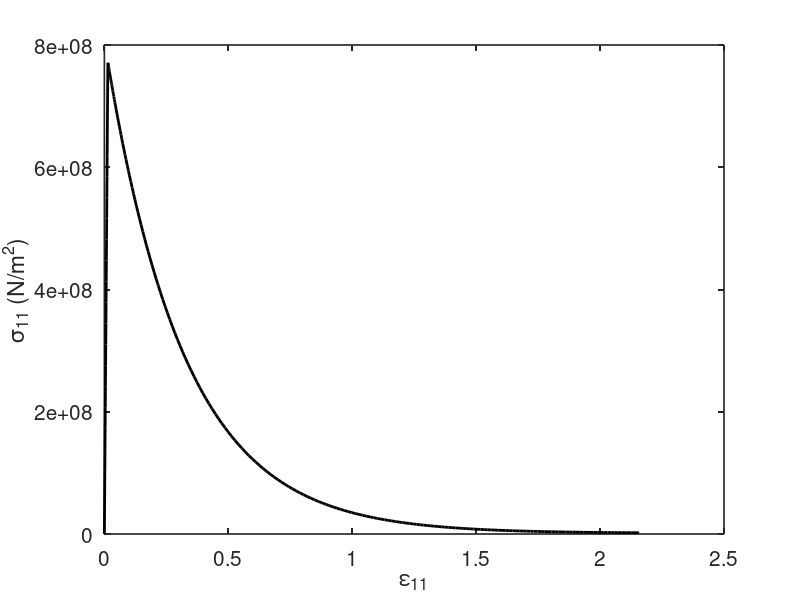

The MATLAB source for this figure:
A=load('Stress.txt');
Stress_1 = A(:,2);

B = load('e11.txt');
strain_1 = B(:,2);





figure(1,'position',[50,50,1300,950])
plot(strain_1,Stress_1,'k-',"linewidth", 2) 
set(gca, "linewidth",1.2, "fontsize", 15)
xlabel('\epsilon_{11}')
ylabel('\sigma_{11} (N/m^2)')



